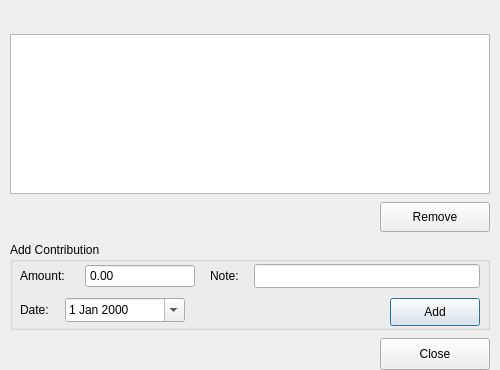
<?xml version="1.0" encoding="UTF-8"?>
<ui version="4.0">
 <class>GoalContributionsDialog</class>
 <widget class="QDialog" name="GoalContributionsDialog">
  <property name="geometry">
   <rect>
    <x>0</x>
    <y>0</y>
    <width>500</width>
    <height>370</height>
   </rect>
  </property>
  <property name="windowTitle">
   <string>Goal Contributions</string>
  </property>
  <widget class="QLabel" name="infoLabel">
   <property name="geometry">
    <rect>
     <x>10</x>
     <y>10</y>
     <width>480</width>
     <height>16</height>
    </rect>
   </property>
   <property name="text">
    <string/>
   </property>
  </widget>
  <widget class="QListWidget" name="contributionsList">
   <property name="geometry">
    <rect>
     <x>10</x>
     <y>34</y>
     <width>480</width>
     <height>160</height>
    </rect>
   </property>
  </widget>
  <widget class="QPushButton" name="removeButton">
   <property name="geometry">
    <rect>
     <x>380</x>
     <y>202</y>
     <width>110</width>
     <height>30</height>
    </rect>
   </property>
   <property name="text">
    <string>Remove</string>
   </property>
  </widget>
  <widget class="QGroupBox" name="groupBox">
   <property name="geometry">
    <rect>
     <x>10</x>
     <y>242</y>
     <width>480</width>
     <height>88</height>
    </rect>
   </property>
   <property name="title">
    <string>Add Contribution</string>
   </property>
   <widget class="QLabel" name="label_amount">
    <property name="geometry">
     <rect>
      <x>10</x>
      <y>26</y>
      <width>60</width>
      <height>16</height>
     </rect>
    </property>
    <property name="text">
     <string>Amount:</string>
    </property>
   </widget>
   <widget class="QDoubleSpinBox" name="amountInput">
    <property name="geometry">
     <rect>
      <x>75</x>
      <y>22</y>
      <width>110</width>
      <height>24</height>
     </rect>
    </property>
    <property name="buttonSymbols">
     <enum>QAbstractSpinBox::ButtonSymbols::NoButtons</enum>
    </property>
    <property name="maximum">
     <double>1000000000.000000000000000</double>
    </property>
    <property name="decimals">
     <number>2</number>
    </property>
   </widget>
   <widget class="QLabel" name="label_note">
    <property name="geometry">
     <rect>
      <x>200</x>
      <y>26</y>
      <width>40</width>
      <height>16</height>
     </rect>
    </property>
    <property name="text">
     <string>Note:</string>
    </property>
   </widget>
   <widget class="QLineEdit" name="noteInput">
    <property name="geometry">
     <rect>
      <x>244</x>
      <y>22</y>
      <width>226</width>
      <height>24</height>
     </rect>
    </property>
   </widget>
   <widget class="QLabel" name="label_date">
    <property name="geometry">
     <rect>
      <x>10</x>
      <y>60</y>
      <width>40</width>
      <height>16</height>
     </rect>
    </property>
    <property name="text">
     <string>Date:</string>
    </property>
   </widget>
   <widget class="QDateEdit" name="dateInput">
    <property name="geometry">
     <rect>
      <x>55</x>
      <y>56</y>
      <width>120</width>
      <height>24</height>
     </rect>
    </property>
    <property name="buttonSymbols">
     <enum>QAbstractSpinBox::ButtonSymbols::NoButtons</enum>
    </property>
    <property name="calendarPopup">
     <bool>true</bool>
    </property>
   </widget>
   <widget class="QPushButton" name="addContributionButton">
    <property name="geometry">
     <rect>
      <x>380</x>
      <y>56</y>
      <width>90</width>
      <height>28</height>
     </rect>
    </property>
    <property name="text">
     <string>Add</string>
    </property>
    <property name="default">
     <bool>true</bool>
    </property>
   </widget>
  </widget>
  <widget class="QPushButton" name="closeButton">
   <property name="geometry">
    <rect>
     <x>380</x>
     <y>338</y>
     <width>110</width>
     <height>32</height>
    </rect>
   </property>
   <property name="text">
    <string>Close</string>
   </property>
   <property name="autoDefault">
    <bool>false</bool>
   </property>
  </widget>
 </widget>
 <resources/>
 <connections/>
</ui>
